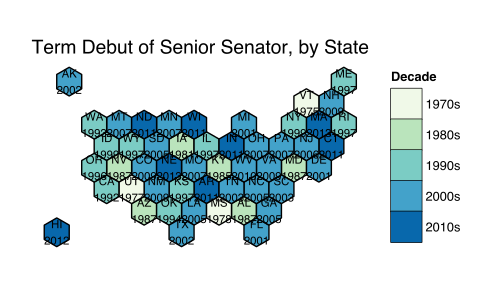

The R source for this figure:
library(devtools)
install_github('arvi1000/rGridMap')

library(rGridMap)
library(rvest)
library(lubridate)
library(data.table)

# scrape wiki table on US senators
url <- 'https://en.wikipedia.org/wiki/List_of_current_United_States_Senators'
wiki_page <- html(url)
wiki_table <-
  wiki_page %>% html_nodes('table') %>% .[[6]] %>% html_table()

# clean up names
names(wiki_table) <-
  names(wiki_table) %>% gsub('\\s|/', '_', .) %>% tolower

# get two letter abbrevations from state.name
setDT(wiki_table)
wiki_table[, state.abb := state.abb[match(state, state.name)]]

# data frame of year senior senator began term, by state
plot_dat <-
  wiki_table[, .(began= min(year(mdy(assumed_office)))), by=state.abb]

# make a label column
plot_dat[, label:=paste0(state.abb, '\n', began)]
plot_dat[, began_fac := cut(began,
                            breaks = seq(1970, 2020, 10),
                            labels = paste0(seq(1970, 2010, 10), 's'))]

library(ggplot2)

ex_gg <-
  plotGridMap(plot_dat, fill_var = 'began_fac', label_var = 'label') +
    scale_fill_brewer(palette = 4) +
    labs(title ='Term Debut of Senior Senator, by State', fill = 'Decade')

ggsave('example/example.svg', ex_gg, width = 5, height = 3)
